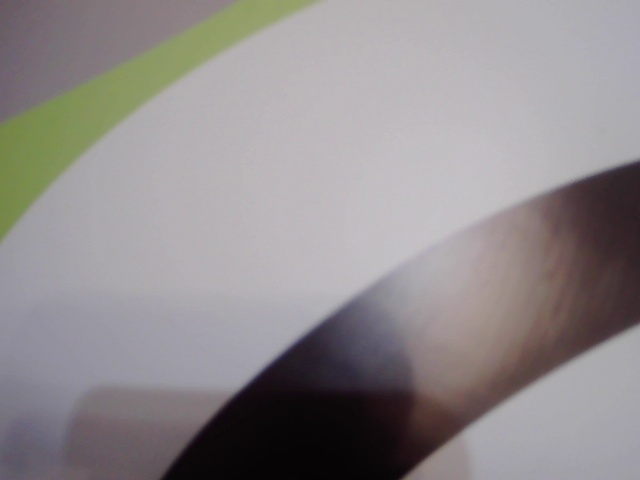
#> input picture notebooks/images/batch01/00b4f331-94f5-4e1f-bf18-1a7c91af62e0.jpg, 640 x 480 px; its folder holds only this picture in this run
$ jupyter execute clustering.ipynb
#> lines starting #> are read from the running program, lines starting #| are printed output that depends on the picture
# Line detection with clustering
Clustering is an unsupervised machine learning technique that groups similar, unlabeled data points into clusters based on shared characteristics. Its goal is to organize data into meaningful groups, revealing natural structures and patterns within the data. This process is used in various fields like market segmentation, image analysis, and social network analysis to understand large datasets, simplify information, and discover underlying trends.

Import libraries

[cell 1]
import matplotlib.pyplot as plt
from sklearn import cluster
import numpy as np
import cv2 as cv
import random
import os

Load images

[cell 2]
filenames = os.listdir("./images/batch01")
imgs = []

for filename in filenames:
    imgs.append(cv.imread(f"./images/batch01/{filename}", cv.IMREAD_GRAYSCALE))

[cell 3]
random_img = random.choice(imgs)
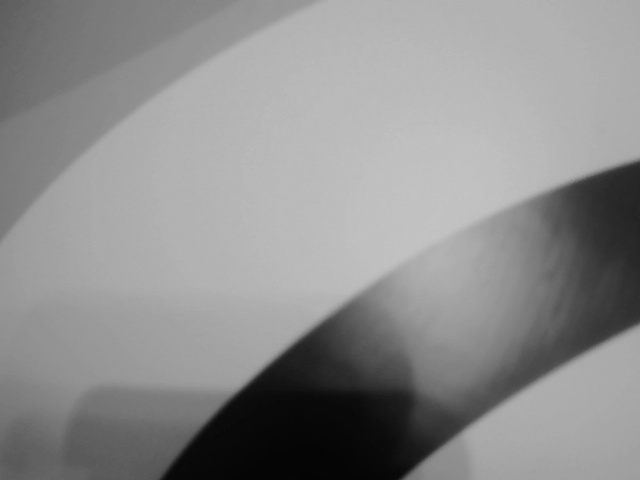
#> random_img: shape (480, 640); min 3, max 196, mean 141.7
plt.title("Random image from the batch")
plt.imshow(cv.cvtColor(random_img, cv.COLOR_BGR2RGB))
plt.show()

[cell 4]
random_img.shape
#> Out = (480, 640)

Constrast enhancement

[cell 5]
bgr_img = cv.cvtColor(random_img, cv.COLOR_GRAY2BGR)
ycrcb_img = cv.cvtColor(bgr_img, cv.COLOR_BGR2YCrCb)
#> ycrcb_img: shape (480, 640, 3); mean of channels 0, 1, 2 141.7, 128, 128
y_channel, cr_channel, cb_channel = cv.split(ycrcb_img)
#> cr_channel: shape (480, 640); every value is 128

y_channel_streched = cv.normalize(y_channel, None, 0, 255, cv.NORM_MINMAX)
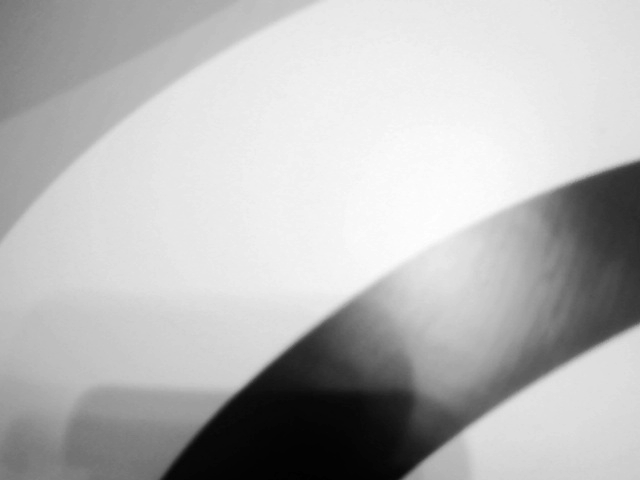
#> y_channel_streched: shape (480, 640); min 0, max 255, mean 183.3
contrast_ycrcb_img = cv.merge([y_channel_streched, cr_channel, cb_channel])
#> contrast_ycrcb_img: shape (480, 640, 3); mean of channels 0, 1, 2 183.3, 128, 128

[cell 6]
plt.title("Contrast image")
plt.imshow(ycrcb_img)
plt.show()

[cell 7]
contrast_img = cv.cvtColor(contrast_ycrcb_img, cv.COLOR_YCR_CB2BGR)
contrast_img = cv.cvtColor(contrast_img, cv.COLOR_BGR2GRAY)
plt.title("Contrast image")
plt.imshow(cv.cvtColor(contrast_img, cv.COLOR_BGR2RGB))
plt.show()

Apply blur

[cell 8]
FIRST_K_SIZE = (16, 16)
blurred_img = cv.blur(contrast_img, FIRST_K_SIZE)

plt.title("Blurred image")
plt.imshow(cv.cvtColor(contrast_img, cv.COLOR_BGR2RGB))
plt.show()

Apply K-means clustering

[cell 9]
n_clusters = 2
kmeans = cluster.KMeans(n_clusters=n_clusters)

[cell 10]
X = blurred_img.reshape(-1, 1).astype(float)
kmeans.fit(X)

[cell 11]
segmented_img = kmeans.cluster_centers_[kmeans.labels_]
segmented_img = segmented_img.reshape(random_img.shape) / 255

plt.imshow(segmented_img)
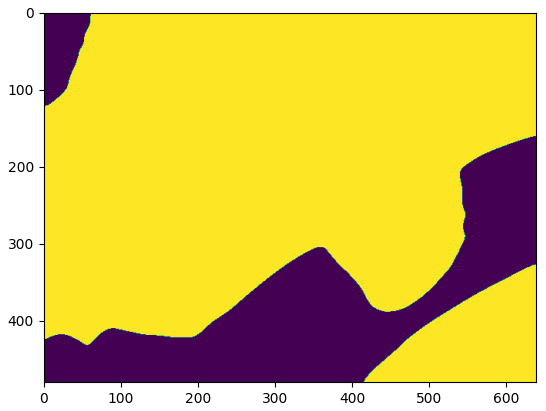
#> figure drawn by matplotlib, 1 panel

$ run again, on notebooks/images/batch01/0ae2ed3f-2931-4692-aeb0-3d3baf4f3fb2.jpg
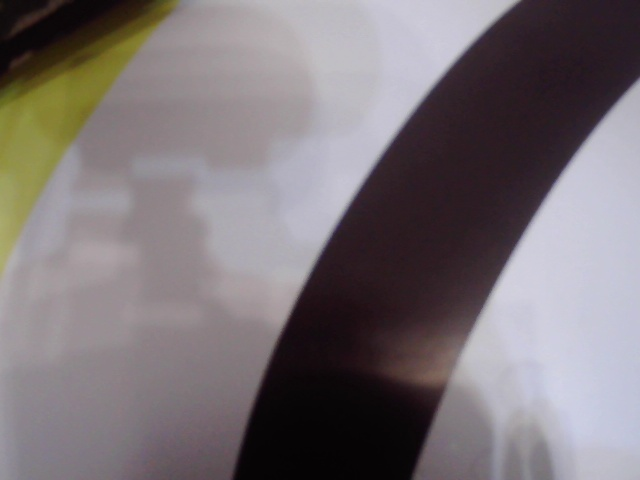
#> input picture notebooks/images/batch01/0ae2ed3f-2931-4692-aeb0-3d3baf4f3fb2.jpg, 640 x 480 px
#> ycrcb_img: shape (480, 640, 3); mean of channels 0, 1, 2 117.7, 128, 128
#> cr_channel: shape (480, 640); every value is 128
#> contrast_ycrcb_img: shape (480, 640, 3); mean of channels 0, 1, 2 138.6, 128, 128
#> `blurred_img = cv.blur(contrast_img, FIRST_K_SIZE)`:
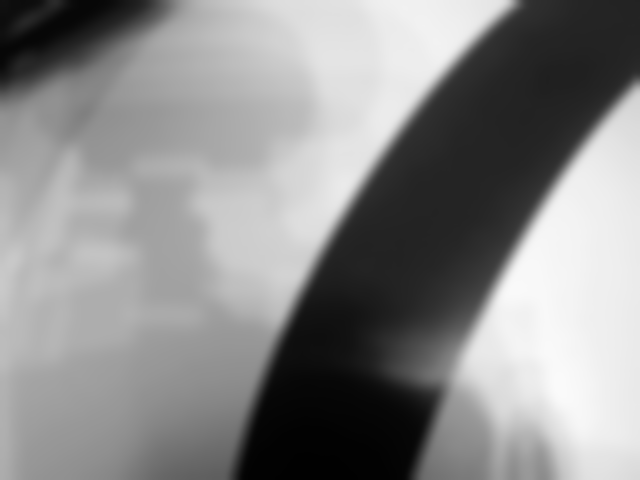
#> blurred_img: shape (480, 640); min 1, max 250, mean 138.6
#> `[cell 11] segmented_img = kmeans.cluster_centers_[kmeans.labels_] segm..`:
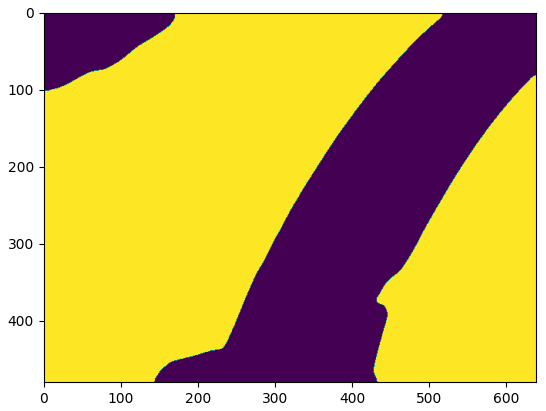
#> figure drawn by matplotlib, 1 panel

$ run again, on notebooks/images/batch01/13dd0b67-88b7-4e8b-b49a-c2972c350d65.jpg
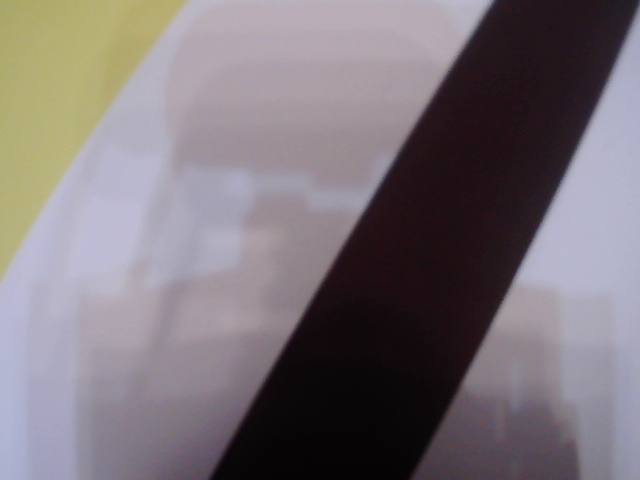
#> input picture notebooks/images/batch01/13dd0b67-88b7-4e8b-b49a-c2972c350d65.jpg, 640 x 480 px
#> ycrcb_img: shape (480, 640, 3); mean of channels 0, 1, 2 118.4, 128, 128
#> cr_channel: shape (480, 640); every value is 128
#> contrast_ycrcb_img: shape (480, 640, 3); mean of channels 0, 1, 2 154.9, 128, 128
#> `blurred_img = cv.blur(contrast_img, FIRST_K_SIZE)`:
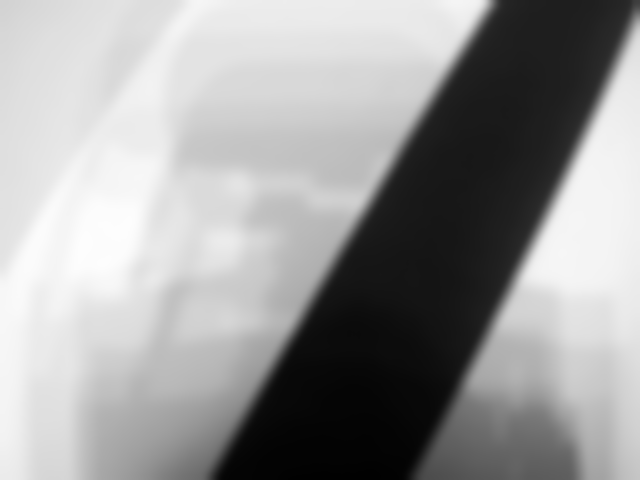
#> blurred_img: shape (480, 640); min 1, max 253, mean 155
#> `[cell 11] segmented_img = kmeans.cluster_centers_[kmeans.labels_] segm..`:
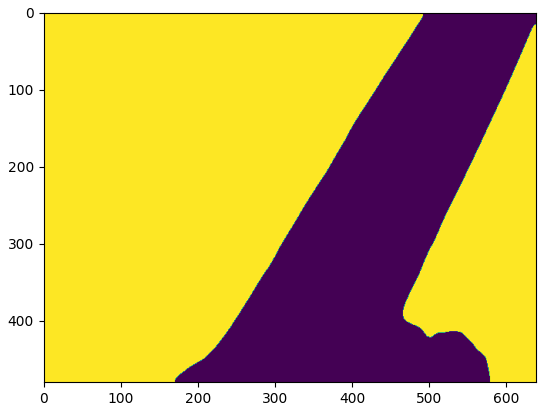
#> figure drawn by matplotlib, 1 panel

$ run again, on notebooks/images/batch01/0339862a-cda9-4fc6-8e49-38406838bccb.jpg
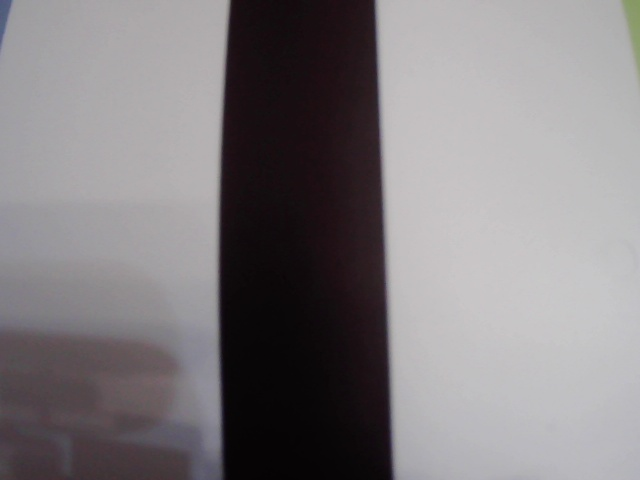
#> input picture notebooks/images/batch01/0339862a-cda9-4fc6-8e49-38406838bccb.jpg, 640 x 480 px
#> ycrcb_img: shape (480, 640, 3); mean of channels 0, 1, 2 127.5, 128, 128
#> cr_channel: shape (480, 640); every value is 128
#> contrast_ycrcb_img: shape (480, 640, 3); mean of channels 0, 1, 2 160.3, 128, 128
#> `blurred_img = cv.blur(contrast_img, FIRST_K_SIZE)`:
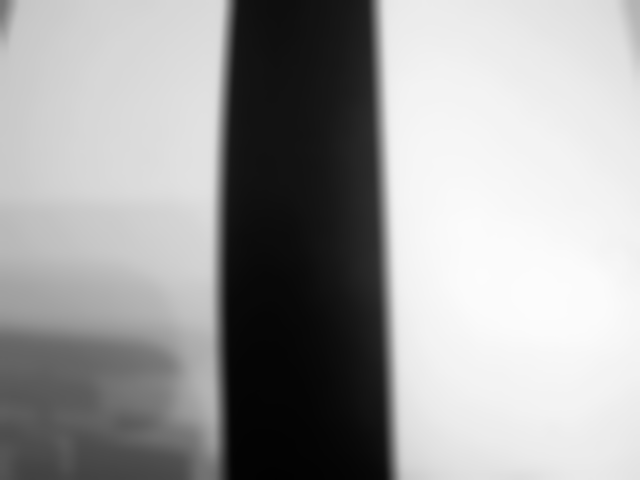
#> blurred_img: shape (480, 640); min 1, max 252, mean 160.3
#> `[cell 11] segmented_img = kmeans.cluster_centers_[kmeans.labels_] segm..`:
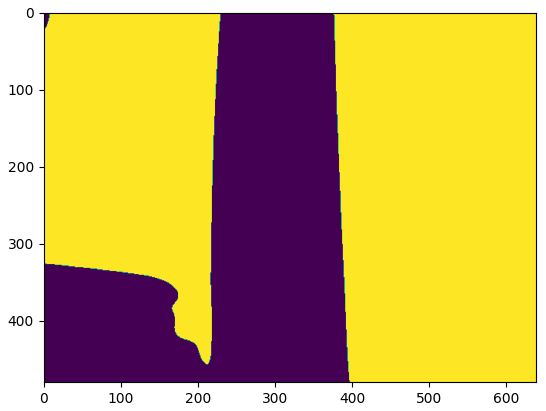
#> figure drawn by matplotlib, 1 panel
